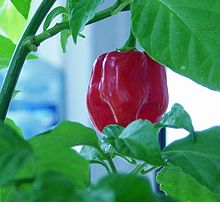
#> input picture P2/chilis.jpg, 220 x 202 px, found by its file name
$ jupyter execute --allow-errors ee18b057_PracticalAssignment2.ipynb   (shell and % lines are left out)
#> lines starting #> are read from the running program, lines starting #| are printed output that depends on the picture
[cell 1]
# Mounting the drive
from google.colab import drive
drive.mount("/content/drive")

# Problem 1: K means clustering

#### Perform k means clustering on the [r,g,b] pixel data of the image 'chilis.jpg' for k = 3 clusters. Terminate the algorithm when the cluster means do not change in an iteration.

You can initialize the cluster centers as:
*   $c_1=[255, 0, 0]$
*   $c_2=[0,0,0]$
*   $c_3=[255,255,255]$

In order to visualise the output, replace all pixels corresponding to a cluster with it's mean value. Display this image along with the cluster means.

Code the algorithm from scratch without using libraries like scikit-learn.

[cell 2]
#Importing Libraries
import cv2
import numpy as np
import matplotlib.pyplot as plt
from scipy.spatial.distance import cdist
import tqdm.notebook as tq

[cell 3]
img = cv2.imread("/content/drive/MyDrive/Colab Notebooks/P2/chilis.jpg")
#> img is the input picture: shape (202, 220, 3); mean B, G, R 110.7, 140.5, 84.8
img = cv2.cvtColor(img, cv2.COLOR_BGR2RGB)
plt.imshow(img);

[cell 4]
#Ignore
#Choosing Random Centroids
idx = np.random.choice(len(img), 3, replace=False)
#> idx = [18, 171, 107]
centroids = img[idx, :] #Step 1
centroids

[cell 5]
#kmeans function
def kmeans(x,k):
#> called with x = array of shape (44440, 3), k = 3
  centroids = np.array([[255,0,0],[0,0,0],[255,255,255]])
  distances = cdist(x,centroids,'euclidean')
  points = np.array([np.argmin(i) for i in distances])
  # for _ in tq.tqdm(range(n_iter)):
  iter = True
  while iter:
        t_centroids = []
        for j in range(k):
            #Updating Centroids by taking mean of Cluster it belongs to
            temp_cent = x[points==j].mean(axis=0)
            t_centroids.append(temp_cent)
        # Checking change in Centroids
        if np.array_equal(np.array(t_centroids),centroids):
          iter = False
        else:
          centroids = np.vstack(t_centroids) #Updated Centroids
          distances = cdist(x, centroids ,'euclidean')
          points = np.array([np.argmin(i) for i in distances])
  return points,centroids

[cell 6]
#Reshaping into 2d array
pxl_val = img.reshape((-1, 3))
# convert to float
pxl_val = np.float32(pxl_val)
points,centers = kmeans(pxl_val,3)
#> centers = [[127.5, 27.98, 59.65], [37.68, 127.9, 63.83], [158.3, 205.7, 218.1]]

[cell 7]
centers = np.uint8(centers)
#> centers = [[127, 27, 59], [37, 127, 63], [158, 205, 218]]
#Making everything the colour of nearest centroid
segmented_data = centers[points.flatten()]
# reshape data into the original image dimensions
segmented_image = segmented_data.reshape((img.shape))
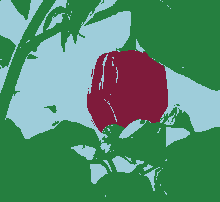
#> segmented_image: shape (202, 220, 3); mean R, G, B 84.3, 139.6, 110.1
plt.imshow(segmented_image);
